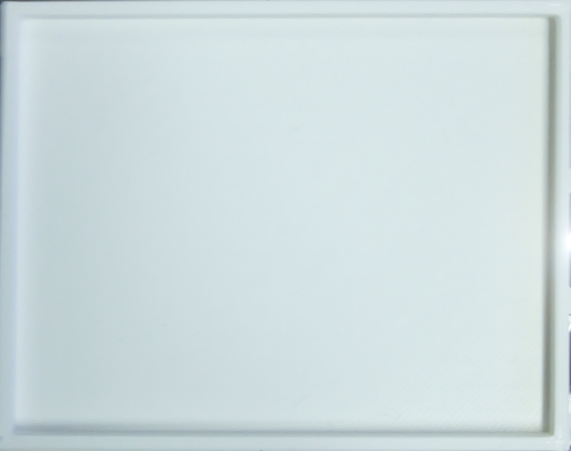
#> input picture config/platte.png, 1142 x 902 px (shown at 1/2 size)
$ python -i stone_detection.py   (imports and definitions only)
#> lines starting #> are read from the running program, lines starting #| are printed output that depends on the picture; after the words box and inside, x2 and y2 are one past the last pixel; in counts of white or black regions, pixels touching at a corner belong together
#> further down, picture is the input picture: shape (902, 1142, 3); mean B, G, R 222.6, 220.7, 206.4
import cv2
import numpy as np

SAT_THRESHOLD = 40
MIN_AREA = 4000
BORDER_MARGIN = 20

# HSV-Farbbereiche für die erlaubten Steinfarben
# OpenCV-H liegt in [0..179]
COLOR_RANGES = {
    "blue": [
        ((100, 80, 50), (130, 255, 255))
    ],
    "green": [
        ((40, 60, 50), (85, 255, 255))
    ],
    "yellow": [
        ((20, 80, 80), (35, 255, 255))
    ],
    "orange": [
        ((10, 100, 80), (19, 255, 255))
    ]
}


# [60 lines left out: function classify_stone_color, not called in this run]


def detect_stones_on_plate(plate_img_bgr, config=None):
    plate_h, plate_w = plate_img_bgr.shape[:2]
#> plate_h = 902; plate_w = 1142

    hsv = cv2.cvtColor(plate_img_bgr, cv2.COLOR_BGR2HSV)
#> hsv: shape (902, 1142, 3); mean H, S, V 92.9, 19.1, 222.9
    s_channel = hsv[:, :, 1]
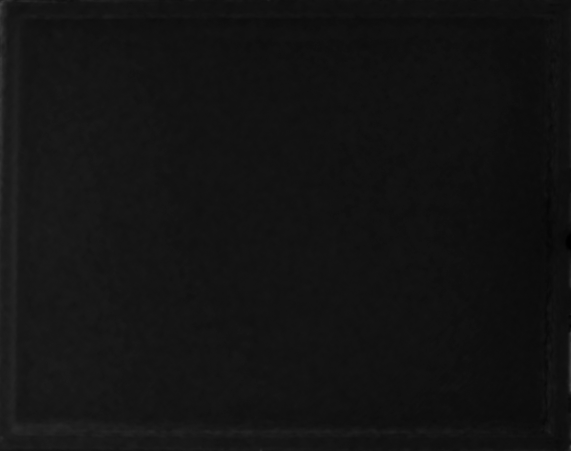
#> s_channel: shape (902, 1142) (shown at 1/2 size); min 0, max 69, mean 19.1

    _, mask = cv2.threshold(s_channel, SAT_THRESHOLD, 255, cv2.THRESH_BINARY)
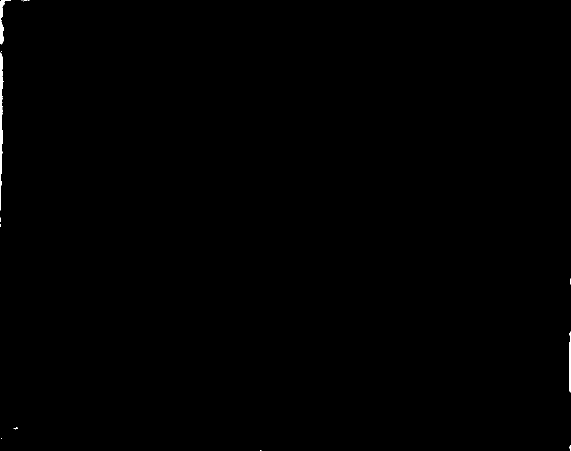
#> mask: shape (902, 1142) (shown at 1/2 size); 0.21% white; 16 white regions (12 under 20 px), largest, box (x1, y1, x2, y2) and area: (0, 105, 7, 421) 1213, (0, 0, 22, 89) 532, (1138, 663, 1142, 785) 361, (1139, 890, 1142, 901) 25

    kernel = np.ones((4, 4), np.uint8)
    mask = cv2.morphologyEx(mask, cv2.MORPH_CLOSE, kernel, iterations=2)
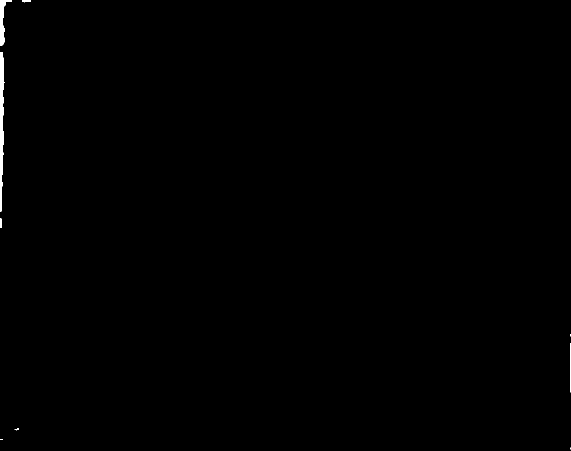
#> mask: shape (902, 1142) (shown at 1/2 size); 0.29% white; 9 white regions (3 under 20 px)

    cv2.imwrite("output/debug_saturation_mask.png", mask)

    contours, _ = cv2.findContours(mask, cv2.RETR_EXTERNAL, cv2.CHAIN_APPROX_SIMPLE)
#> contours = 9 contours, 5 with area under 20; largest, box (x1, y1, x2, y2) and area: (0, 104, 9, 423) 1572, (0, 0, 24, 91) 676, (45, 0, 61, 5) 46, (0, 437, 3, 456) 36

    detected_stones = []

    for c in contours:
        area = cv2.contourArea(c)
        if area < MIN_AREA:
            continue

        x, y, w, h = cv2.boundingRect(c)

        if x <= BORDER_MARGIN or y <= BORDER_MARGIN:
            continue
        if x + w >= plate_w - BORDER_MARGIN:
            continue
        if y + h >= plate_h - BORDER_MARGIN:
            continue

        cx = x + w / 2.0
        cy = y + h / 2.0

        color_name, color_scores = classify_stone_color(hsv, c, (x, y, w, h))

        detected_stones.append({
            "bbox": (x, y, w, h),
            "center_px": (cx, cy),
            "center_norm": (cx / plate_w, cy / plate_h),
            "area_px": area,
            "color": color_name,
            "color_scores": color_scores
        })
#> this loop made 9 passes
#> area on passes 7 to 9: 1572, 46, 676
#> (c, area) on pass 6: ([[0, 437], [0, 455], [2, 455], [2, 437]], 36)
#> after the loop, detected_stones = []

    return detected_stones

>>> import cv2
>>> picture = cv2.imread('../config/platte.png')
>>> result = detect_stones_on_plate(picture)
#> result = []
